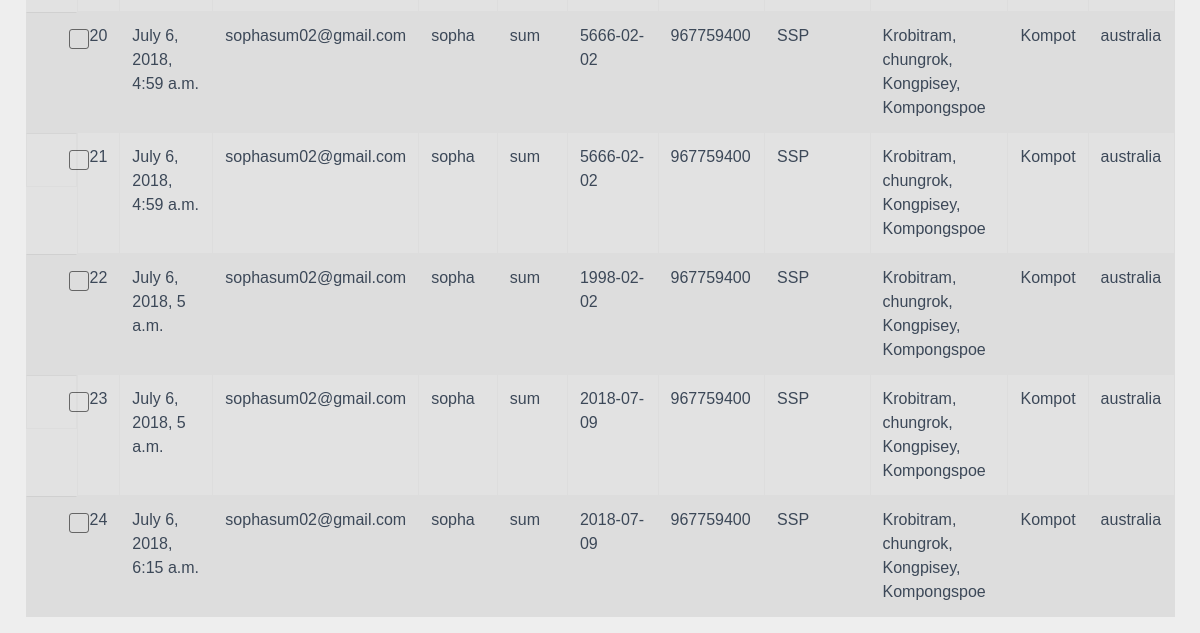
The page /candidate/ (lower part) on the database as committed earlier.
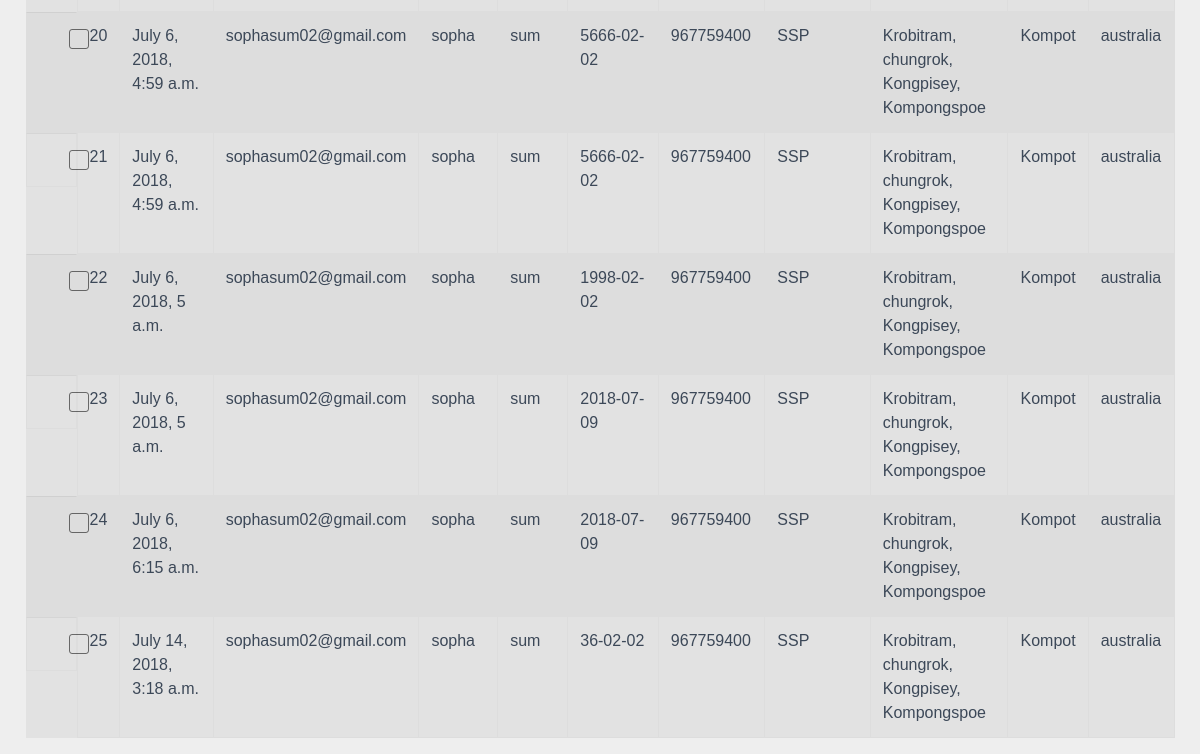
The same page on the database as committed later.
### register/models.py (models this page shows, shortened)
class Register(models.Model):
	created_at = models.DateTimeField(auto_now_add=True)
	email = models.EmailField(max_length=120, blank=False, null=False)
	firstname= models.CharField(max_length=120, blank=False, null=False)
	lastname = models.CharField(max_length=120, blank=False, null=False)
	phonenumber = models.CharField(max_length=120, blank=True, null=True)
	country = models.CharField(max_length=120, blank=False, null=False)
	file = models.ImageField(upload_to=get_image_name, blank=True, null=True)
	image = models.ImageField(upload_to='card_image',blank=False)
	birthday = models.DateField(blank=False, null=False)
	address = models.CharField(max_length=200, blank=False, null=False)
	sname = models.CharField(max_length=300, blank=False, null=False)
	city = models.CharField(max_length=120, blank=False, null=False)
	def _get_full_name(self):
		"Retorna los nombres completos de Persona"
		return '%s %s' % (self.city, self.address)
	full_name = property(_get_full_name)

### register/views.py (the view)
# urls.py: url(r'^candidate/', candidate, name="candidate"),
def candidate(request):
	candidates = Register.objects.all()
	return render(request,'candidate.html',{'candidates':candidates})

### templates/candidate.html (shortened to what this page needs)
{% load static from staticfiles %}
<!DOCTYPE html>
<html lang="en">
<head>
  <link rel="stylesheet" href="https://maxcdn.bootstrapcdn.com/font-awesome/latest/css/font-awesome.min.css">
  <link rel="stylesheet" type="text/css" media="screen" href="{% static 'css/test_management.css' %}" />
    <link rel="stylesheet" type="text/css" media="screen" href="{% static 'css/bootstrap-select.min.css' %}" />
  <link rel='stylesheet' href="{% static 'demo/demo.css' %}">
  <link rel='stylesheet' href="{% static 'css/candidate.css' %}">
</head>
<body>
	{% block content %}
<div class="table-container">
    <div class="table-responsive">
  <table id="fresh-table" class="table table-striped">
    <tbody>
    {% for candidate in candidates %}
    <tr data-id="{{ candidate.id }}" class="table-row">
      <td class="form-check">
      <div class="form-check">
          <label class="form-check-label">
              <span class="form-check-sign">
              <span class="check"></span>
              </span>
          </label>
      </div>
    </td>
      <td>{{ forloop.counter }}</td>
      <td>{{ candidate.created_at}}</td>
      <td>{{ candidate.email }}</td>
      <td>{{ candidate.firstname }}</td>
      <td>{{ candidate.lastname }}</td>
      <td>{{ candidate.birthday }}</td>
      <td>{{ candidate.phonenumber }}</td>
      <td>{{ candidate.sname }}</td>
      <td>{{ candidate.address }}</td>
      <td>{{ candidate.city }}</td>
      <td>{{ candidate.country }}</td>
    </tr>
    {% endfor %}
    </tbody>
  </table>
</div>
</div>
{% endblock content %}
</body>
</body>
</html>

Rows that differ between the two databases and show on the page:
added Register: created_at "July 14, 2018, 3:18 a.m.", email "sophasum02@gmail.com", firstname "sopha", lastname "sum", birthday "36-02-02", phonenumber "967759400", sname "SSP", address "Krobitram, chungrok, Kongpisey, Kompongspoe", city "Kompot", country "australia"
